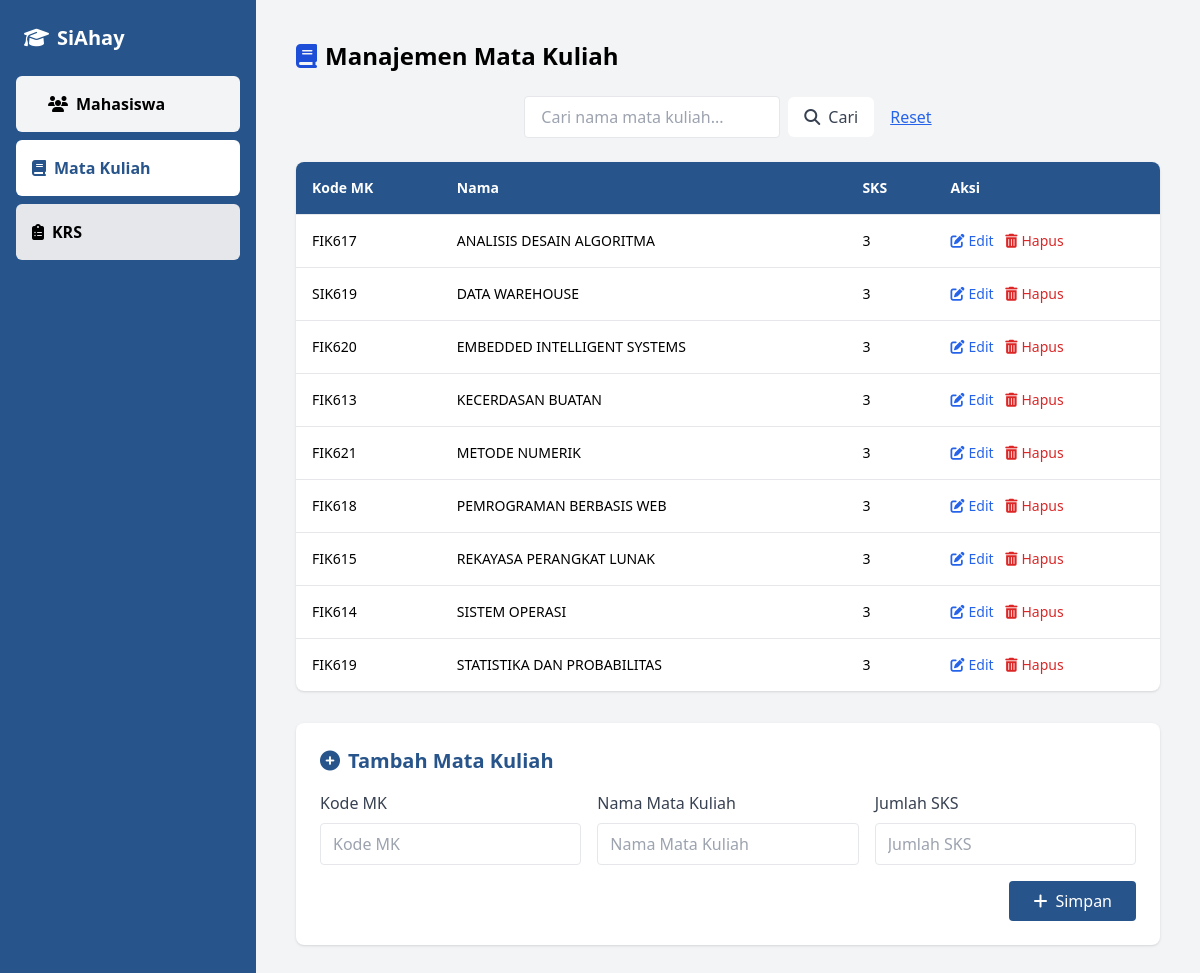
Page /matkul.php on the committed database.
### tables this page shows
CREATE TABLE `matakuliah` (
  `kodemk` char(6) NOT NULL,
  `nama` varchar(50) DEFAULT NULL,
  `jumlah_sks` int(3) DEFAULT NULL
);

### matkul.php (the view, shortened to what this page needs)
<?php
include('koneksi.php');
$editData = null;
$cari = isset($_GET['cari']) ? $_GET['cari'] : '';
$sql = "SELECT * FROM matakuliah WHERE nama LIKE '%$cari%' ORDER BY nama";
$data = $koneksi->query($sql);
?>
<!DOCTYPE html>
<html lang="en">
<head>
    <script src="https://cdn.tailwindcss.com"></script>
    <link rel="stylesheet" href="https://cdnjs.cloudflare.com/ajax/libs/font-awesome/6.4.0/css/all.min.css">
</head>
<body class="bg-gray-100 min-h-screen flex">
<aside class="w-64 bg-[#27548A] text-white flex flex-col">
    <div class="p-6 text-xl font-bold flex items-center">
        <i class="fas fa-graduation-cap mr-2"></i>
        <a href="index.php" class="text-white hover:underline">SiAhay</a>
    </div>
    <nav class="flex-1 px-4 space-y-2">
        <a href="mhs.php" class="block bg-gray-100 text-black font-semibold hover:bg-[#B2C6D5] rounded-md px-8 py-4 text-center flex items-center">
            <i class="fas fa-users mr-2"></i>
            <span>Mahasiswa</span>
        </a>
        <a href="matkul.php" class="block bg-white text-[#27548A] font-semibold hover:bg-[#B2C6D5] rounded-md px-4 py-4 text-center flex items-center">
            <i class="fas fa-book mr-2"></i>
            <span>Mata Kuliah</span>
        </a>
        <a href="krs.php" class="block bg-gray-200 text-black font-semibold hover:bg-[#B2C6D5] rounded-md px-4 py-4 text-center flex items-center">
            <i class="fas fa-clipboard-list mr-2"></i>
            <span>KRS</span>
        </a>
    </nav>
</aside>
<main class="flex-1 p-10 fade-in">
        <h1 class="text-2xl font-semibold mb-6 flex items-center">
            <i class="fas fa-book mr-2 text-blue-700"></i>
            <span>Manajemen Mata Kuliah</span>
        </h1>
        <form method="GET" class="mb-6 flex items-center justify-center gap-2">
            <input type="text" name="cari" placeholder="Cari nama mata kuliah..." value="<?= htmlspecialchars($cari) ?>" class="px-4 py-2 border rounded w-64 focus:outline-none focus:ring-2 focus:ring-blue-500">
            <button type="submit" class="bg-white px-4 py-2 hover:bg-[#27548A]/30 rounded-md flex items-center">
                <i class="fas fa-search mr-2 text-gray-700"></i>
                <span class="text-gray-700">Cari</span>
            </button>
            <a href="matkul.php" class="text-blue-600 underline ml-2">Reset</a>
        </form>
        <div class="overflow-x-auto bg-white rounded-lg shadow text-sm">
            <table class="w-full">
                <thead class="bg-[#27548A] text-white">
                    <tr>
                        <th class="p-4 text-left">Kode MK</th>
                        <th class="p-4 text-left">Nama</th>
                        <th class="p-4 text-left">SKS</th>
                        <th class="p-4 text-left">Aksi</th>
                    </tr>
                </thead>
                <tbody>
                    <?php if ($data->num_rows > 0): ?>
                        <?php while ($mk = $data->fetch_assoc()): ?>
                            <tr class="border-t hover:bg-gray-50">
                                <td class="p-4"><?= $mk['kodemk'] ?></td>
                                <td class="p-4"><?= $mk['nama'] ?></td>
                                <td class="p-4"><?= $mk['jumlah_sks'] ?></td>
                                <td class="p-4 space-x-2">
                                    <a href="matkul.php?edit=<?= $mk['kodemk'] ?>" class="text-blue-600 hover:text-blue-800 inline-flex items-center">
                                        <i class="fas fa-edit mr-1"></i> Edit
                                    </a>
                                    <a href="matkul.php?hapus=<?= $mk['kodemk'] ?>" onclick="return confirm('Yakin hapus data?')" class="text-red-600 hover:text-red-800 inline-flex items-center">
                                        <i class="fas fa-trash-alt mr-1"></i> Hapus
                                    </a>
                                </td>
                            </tr>
                        <?php endwhile ?>
                    <?php endif ?>
                </tbody>
            </table>
        </div>
        <div class="bg-white p-6 rounded-lg shadow mt-8">
            <h2 class="text-xl font-semibold mb-4 text-[#27548A] flex items-center">
                <i class="fas <?= $editData ? 'fa-edit' : 'fa-plus-circle' ?> mr-2"></i>
                <?= $editData ? 'Edit Mata Kuliah' : 'Tambah Mata Kuliah' ?>
            </h2>
            <form method="POST">
                <div class="grid grid-cols-1 md:grid-cols-3 gap-4 mb-4">
                    <div>
                        <label class="block text-gray-700 mb-2">Kode MK</label>
                        <input type="text" name="kodemk" placeholder="Kode MK"
                               value="<?= $editData['kodemk'] ?? '' ?>"
                               <?= $editData ? 'readonly' : '' ?>
                               required
                               class="w-full px-3 py-2 border rounded focus:outline-none focus:ring-2 focus:ring-blue-500">
                    </div>
                    <div>
                        <label class="block text-gray-700 mb-2">Nama Mata Kuliah</label>
                        <input type="text" name="nama" placeholder="Nama Mata Kuliah"
                               value="<?= $editData['nama'] ?? '' ?>"
                               required
                               class="w-full px-3 py-2 border rounded focus:outline-none focus:ring-2 focus:ring-blue-500">
                    </div>
                    <div>
                        <label class="block text-gray-700 mb-2">Jumlah SKS</label>
                        <input type="number" name="jumlah_sks" placeholder="Jumlah SKS"
                               value="<?= $editData['jumlah_sks'] ?? '' ?>"
                               required
                               class="w-full px-3 py-2 border rounded focus:outline-none focus:ring-2 focus:ring-blue-500"
                               min="1" max="10">
                    </div>
                </div>
                <div class="flex justify-end">
                    <button type="submit" name="<?= $editData ? 'edit' : 'tambah' ?>"
                            class="bg-[#27548A] text-white px-6 py-2 rounded hover:bg-[#1e436e] flex items-center">
                        <i class="fas <?= $editData ? 'fa-save' : 'fa-plus' ?> mr-2"></i>
                        <?= $editData ? 'Update' : 'Simpan' ?>
                    </button>
                </div>
            </form>
        </div>
    </main>
</body>
</html>

### matkul.php (style rules this page uses)
.fade-in { animation: fadeIn 0.6s ease-in; }

### rows in the picture
matakuliah: kodemk "FIK617", nama "ANALISIS DESAIN ALGORITMA", jumlah_sks "3"
matakuliah: kodemk "SIK619", nama "DATA WAREHOUSE", jumlah_sks "3"
matakuliah: kodemk "FIK620", nama "EMBEDDED INTELLIGENT SYSTEMS", jumlah_sks "3"
matakuliah: kodemk "FIK613", nama "KECERDASAN BUATAN", jumlah_sks "3"
matakuliah: kodemk "FIK621", nama "METODE NUMERIK", jumlah_sks "3"
matakuliah: kodemk "FIK618", nama "PEMROGRAMAN BERBASIS WEB", jumlah_sks "3"
matakuliah: kodemk "FIK615", nama "REKAYASA PERANGKAT LUNAK", jumlah_sks "3"
matakuliah: kodemk "FIK614", nama "SISTEM OPERASI", jumlah_sks "3"
matakuliah: kodemk "FIK619", nama "STATISTIKA DAN PROBABILITAS", jumlah_sks "3"
